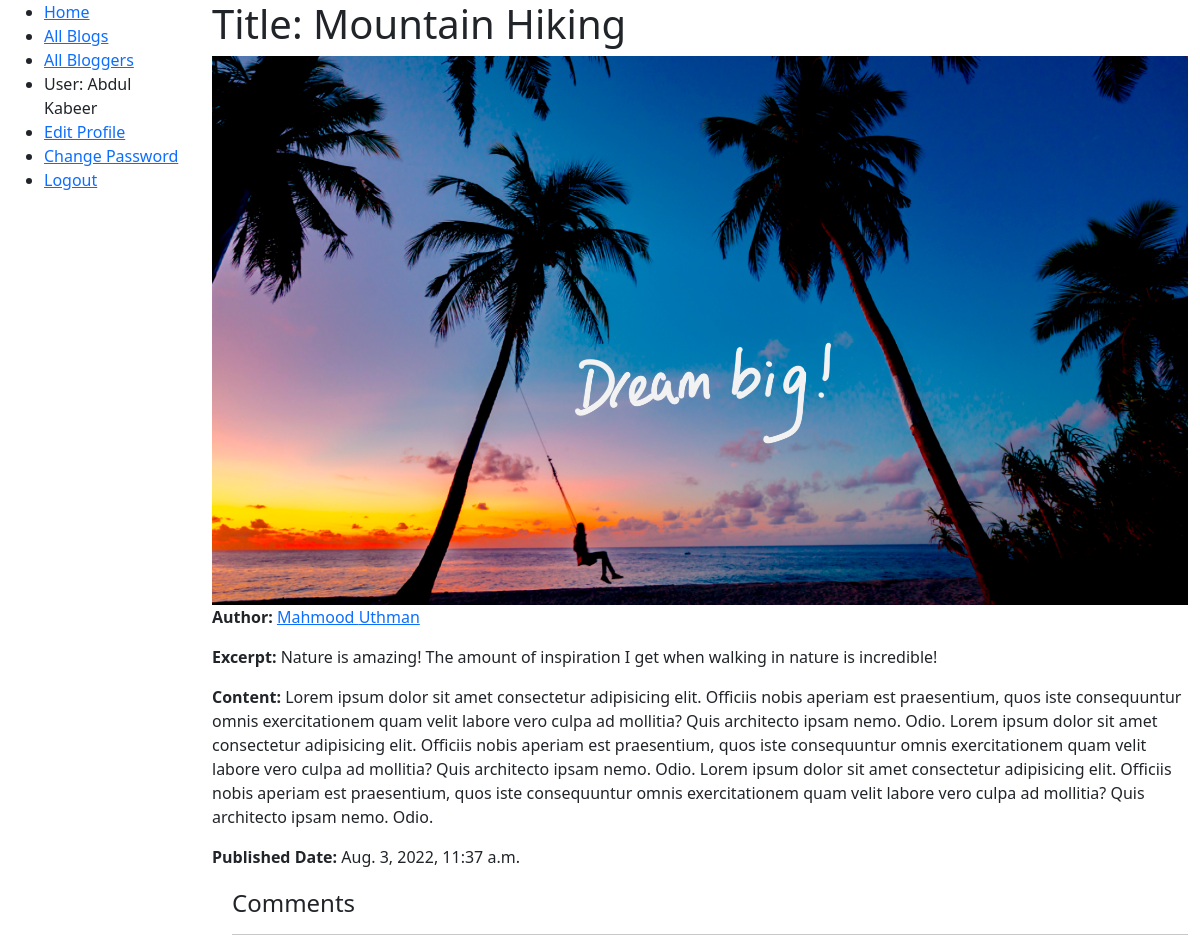
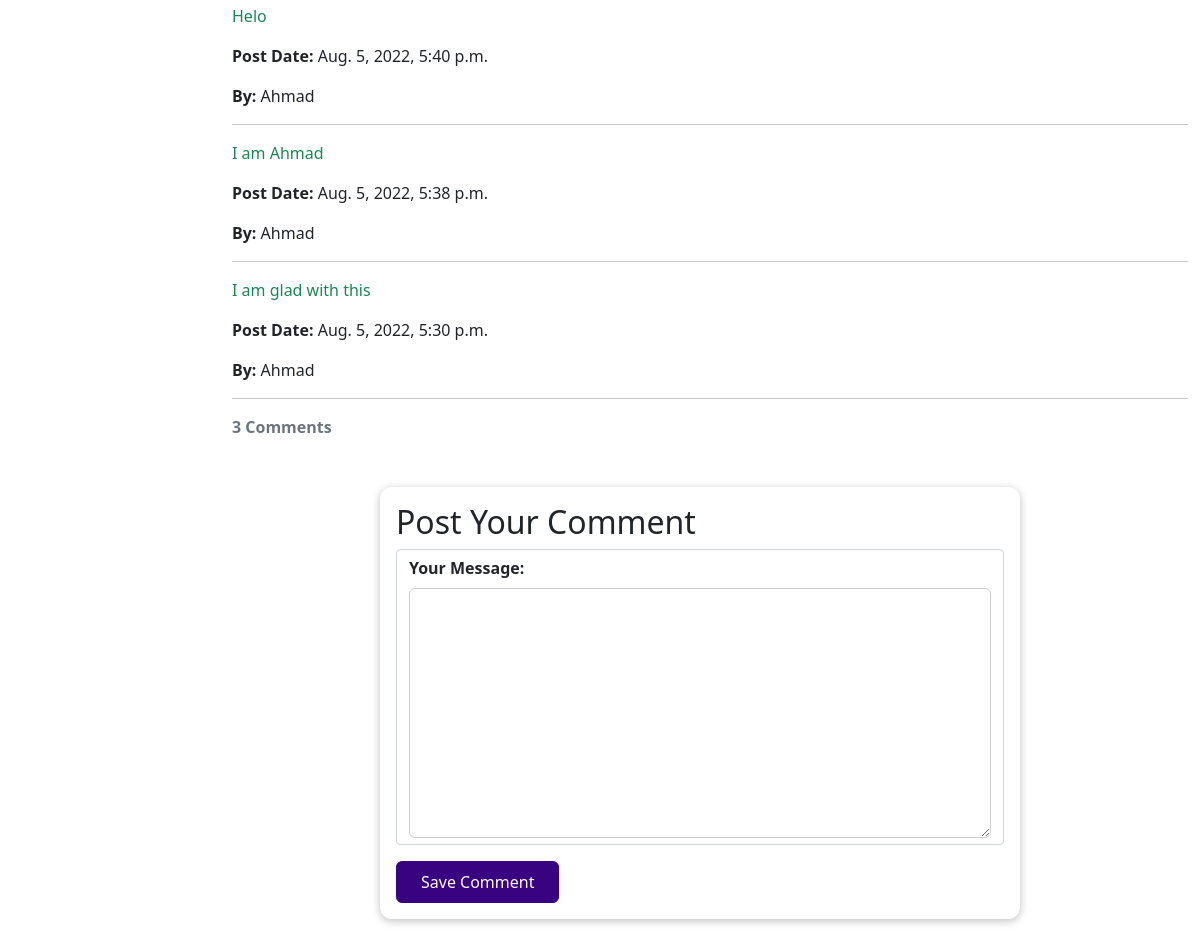
The page /blog/mountain-hiking (signed in) on the database its author committed (2 pictures, top to bottom).
### blog/models.py (models this page shows, shortened)
class Blog(models.Model):
    title = models.CharField(max_length=150)
    excerpt = models.CharField(max_length=200)
    image = models.ImageField(upload_to="articles", null=True)
    post_date = models.DateTimeField(auto_now_add=True)
    updated = models.DateTimeField(auto_now=True)
    is_delete = models.BooleanField(default=False)
    slug = models.SlugField(unique=True, max_length=100, blank=True)
    content = models.TextField(validators=[MinLengthValidator(10)])
    objects = AllObjects()
    active_objects = ActiveObjects()
    author = models.ForeignKey(User, on_delete=models.SET_NULL, null=True, related_name="blogs")
    class Meta:
        ordering = ["title", "author"]
    def get_absolute_url(self):
        return reverse("blog:blog-detail", args=[str(self.slug)])

class Comment(models.Model):
    text = models.TextField(max_length=400)
    post_date = models.DateTimeField(auto_now_add=True)
    is_delete = models.BooleanField(default=False)
    comment_owner = models.ForeignKey(User, on_delete=models.SET_NULL, null="True", related_name="comments", editable=False)
    blog = models.ForeignKey(Blog, on_delete=models.CASCADE, related_name="comments", editable=False)
    objects = AllObjects()
    active_comments = ActiveObjects()
    class Meta:
        ordering = ["post_date"]

### blog/views.py (the view)
# urls.py: path('<slug:slug>', views.BlogPostDetailPage.as_view(), name="blog-detail"),
class BlogPostDetailPage(DetailView):
    model = Blog
    def get_context_data(self, **kwargs):
        blog = Blog.objects.get(slug=self.kwargs.get("slug"))
        current_user = self.request.user
        if self.request.user != blog.author:
            comments = Comment.active_comments.filter(blog=blog).order_by("-post_date")
        else:
            comments = Comment.objects.filter(blog=blog).order_by("-post_date")
        context = super(BlogPostDetailPage, self).get_context_data(**kwargs)
        context["comment_form"] = CommentForm()
        context["comments"] = comments
        context["current_user"] = current_user
        return context

### blog/forms.py
class CommentForm(forms.ModelForm):
    class Meta:
        model = Comment
        exclude = ["post_date", "is_delete"]
        labels = {
            "text": "Your Message",
        }

### blog/models.py (called while the page is built)
    def get_queryset(self):
        return super(ActiveObjects, self).get_queryset().filter(is_delete=False)

    def get_queryset(self):
        return super(AllObjects, self).get_queryset()

### blog/templates/blog/blog_detail.html (shortened to what this page needs)
{% extends "blog/base_generic.html" %}
{% load static %}
{% block styles %}
    <link rel="stylesheet" href="{% static "css/blog_detail.css" %}">
{% endblock %}
{% block content %}
  <h1>Title: {{ blog.title }}</h1>
  {% if blog.image.url %}
    <img class="img-fluid" src="{{ blog.image.url }}" alt="Blog Image">
  {% endif %}
  <p><strong>Author:</strong> <a href="{% url "blog:author-detail" blog.author.id %}">{{ blog.author.first_name }} {{ blog.author.last_name }}</a></p>
  <p><strong>Excerpt:</strong> {{ blog.excerpt }}</p>
  <p><strong>Content: </strong> {{ blog.content }}</p>
  <p><strong>Published Date:</strong> {{ blog.post_date }}</p>
  <div style="margin-left:20px;margin-top:20px">
    <h4>Comments</h4>
        <div class="done">
            {% for comment in comments %}
              <hr>
              <p class="text-success">
                {{ comment.text }}
              </p>
              <p><strong>Post Date:</strong> {{ comment.post_date }}</p>
              <p><strong>By:</strong> {{ comment.comment_owner.first_name }}</p>
            {% endfor %}
        </div>
        <hr>
        <p class="text-muted"><strong>{{ comments.count }} Comment{{ comments.count|pluralize }} </strong></p>
  </div>
  <section id="comment-form">
    <h2>Post Your Comment</h2>
    <form id="post-form" action="{{ blog.get_absolute_url }}" method="post">
        {% for form_field in comment_form %}
            <div class="form-control {% if form_field.errors %}invalid{% endif %}">
                {{ form_field.label_tag }}
                {{ form_field }}
            </div>
        {% endfor %}
        <button class="comments_submit">Save Comment</button>
    </form>
  </section>
{% endblock content %}

### blog/templates/blog/base_generic.html (shortened to what this page needs)
{% load static %}
<!DOCTYPE html>
<html lang="en">
<head>
  <link href="https://cdn.jsdelivr.net/npm/bootstrap@5.1.3/dist/css/bootstrap.min.css" rel="stylesheet">
  <link rel="stylesheet" href="{% static 'css/styles.css' %}">
  {% block styles %}
  {% endblock %}
</head>
<body>
  <div class="container-fluid">
    <div class="row">
      <div class="col-sm-2">
      {% block sidebar %}
        <ul class="sidebar-nav">
          <li><a href="{% url 'blog:starting-page' %}">Home</a></li>
          <li><a href="{% url 'blog:blog-list-page' %}">All Blogs</a></li>
          <li><a href="{% url 'blog:bloggers-list' %}">All Bloggers</a></li>
            {% if user.is_authenticated %}
             <li>User: {{ user.first_name }}</li>
             <li><a href="{% url 'blog:profile_edit'%}">Edit Profile</a></li>
                <li><a href="{% url 'blog:password_change'%}?next={{request.path}}">Change Password</a></li>
             <li><a href="{% url 'logout'%}?next={{request.path}}">Logout</a></li>
           {% else %}
             <li><a href="{% url 'login'%}?next={{request.path}}">Login</a></li>
           {% endif %}
        </ul>
     {% endblock %}
      </div>
      <div class="col-sm-10 ">
          {% block content %}
          {% endblock %}
      </div>
    </div>
  </div>
</body>
</html>

### blog/static/css/blog_detail.css (style rules this page uses)
.form-control { margin-bottom: 1rem; }
.form-control label { font-weight: bold; margin-bottom: 0.5rem; display: block; }
.form-control input, .form-control textarea { display: block; font: inherit; width: 100%; padding: 0.25rem; border-radius: 6px; border: 1px solid #ccc; }
#comment-form { max-width: 40rem; width: 90%; margin: 3rem auto; border-radius: 12px; background-color: white; box-shadow: 0 2px 8px rgba(0, 0, 0, 0.25); padding: 1rem; }
#comment-form button { font: inherit; background-color: #390281; color: white; border: 1px solid #390281; padding: 0.5rem 1.5rem; border-radius: 6px; cursor: pointer; }

### rows shown on the page
Blog: image (picture), author.first_name "Mahmood", author.last_name "Uthman", excerpt "Nature is amazing! The amount of inspiration I get when walking in nature is incredible!", content "Lorem ipsum dolor sit amet consectetur adipisicing elit. Officiis nobis aperiam est praesentium, quos iste consequuntur omnis exercitationem quam velit labore vero culpa ad mollitia? Quis architecto ipsam nemo. Odio. Lorem ipsum dolor sit amet consectetur adipisicing elit. Officiis nobis aperiam est praesentium, quos iste consequuntur omnis exercitationem quam velit labore vero culpa ad mollitia? Quis architecto ipsam nemo. Odio. Lorem ipsum dolor sit amet consectetur adipisicing elit. Officiis nobis aperiam est praesentium, quos iste consequuntur omnis exercitationem quam velit labore vero culpa ad mollitia? Quis architecto ipsam nemo. Odio.", post_date "Aug. 3, 2022, 11:37 a.m."
Comment: text "Helo", post_date "Aug. 5, 2022, 5:40 p.m.", comment_owner.first_name "Ahmad"
Comment: text "I am Ahmad", post_date "Aug. 5, 2022, 5:38 p.m.", comment_owner.first_name "Ahmad"
Comment: text "I am glad with this", post_date "Aug. 5, 2022, 5:30 p.m.", comment_owner.first_name "Ahmad"

### other values the page prints
{{ user.first_name }} "Abdul Kabeer"
{{ comments.count }} "3"
